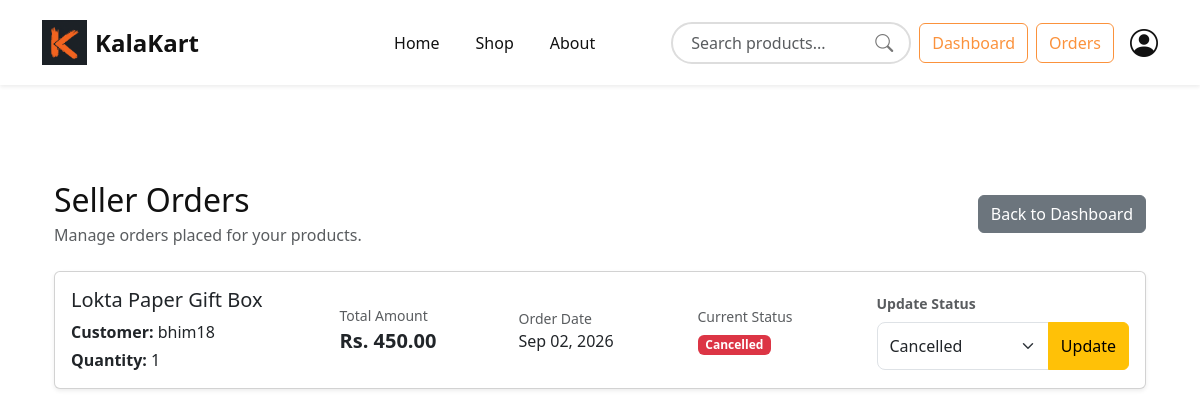
The app's page /orders/seller-orders/ (signed in), older data.
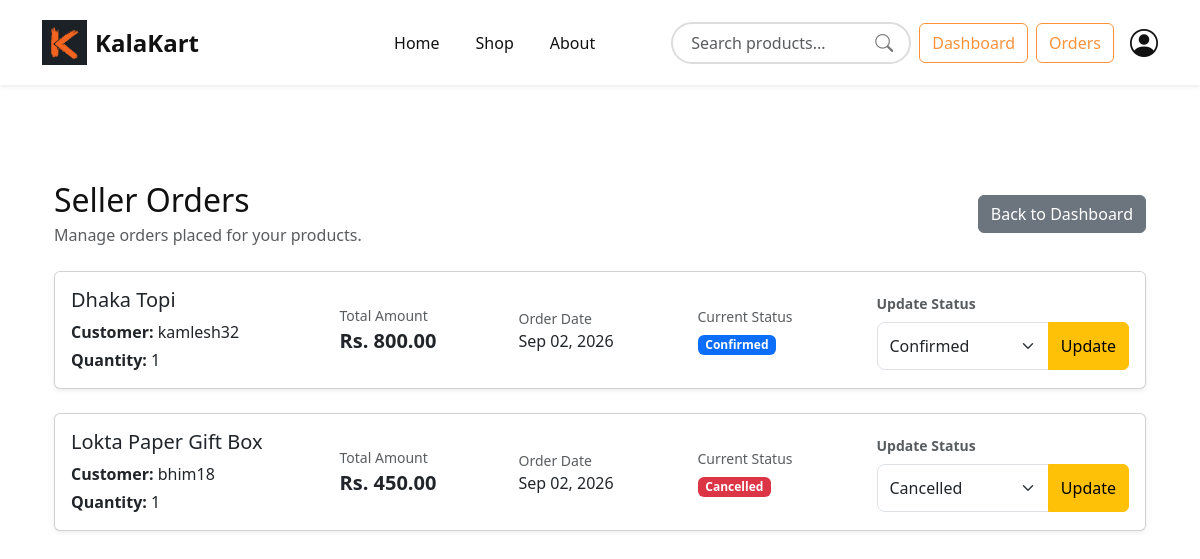
The same page, newer data.
### orders/models.py (models this page shows, shortened)
class Order(models.Model):
    STATUS_CHOICES = (
        ('pending', 'Pending'),
        ('confirmed', 'Confirmed'),
        ('shipped', 'Shipped'),
        ('delivered', 'Delivered'),
        ('cancelled', 'Cancelled'),
    )
    user = models.ForeignKey(
        settings.AUTH_USER_MODEL,
        on_delete=models.CASCADE
    )
    product = models.ForeignKey(
        Product,
        on_delete=models.CASCADE
    )
    quantity = models.PositiveIntegerField(default=1)
    price = models.DecimalField(
        max_digits=10,
        decimal_places=2
    )
    total_price = models.DecimalField(
        max_digits=10,
        decimal_places=2
    )
    status = models.CharField(
        max_length=20,
        choices=STATUS_CHOICES,
        default='pending'
    )
    created_at = models.DateTimeField(
        auto_now_add=True
    )

### products/models.py (models this page shows, shortened)
class Product(models.Model):
    CATEGORY_CHOICES = (
        ('Painting', 'Painting'),
        ('Handicraft', 'Handicraft'),
        ('Jewelry', 'Jewelry'),
        ('Pottery', 'Pottery'),
        ('Wooden Art', 'Wooden Art'),
        ('Traditional Wear', 'Traditional Wear'),
    )
    seller = models.ForeignKey(
        CustomUser,
        on_delete=models.CASCADE
    )
    name = models.CharField(max_length=200)
    category = models.CharField(
        max_length=50,
        choices=CATEGORY_CHOICES
    )
    description = models.TextField()
    price = models.DecimalField(
        max_digits=10,
        decimal_places=2
    )
    stock = models.PositiveIntegerField()
    image = models.ImageField(
        upload_to='products/'
    )
    created_at = models.DateTimeField(auto_now_add=True)

### accounts/models.py (models this page shows, shortened)
class CustomUser(AbstractUser):
    USER_TYPE = (
        ('customer', 'Customer'),
        ('seller', 'Seller'),
    )
    user_type = models.CharField(
        max_length=10,
        choices=USER_TYPE,
        default='customer'
    )
    phone_number = models.CharField(
        max_length=15,
        blank=True,
        null=True
    )
    address = models.TextField(
        blank=True,
        null=True
    )
    profile_image = models.ImageField(
        upload_to='profiles/',
        blank=True,
        null=True
    )

### orders/views.py (the view)
@login_required
def SellerOrdersView(request):
    if request.user.user_type != "seller":
        messages.error(
            request,
            "Only sellers can access this page."
        )
        return redirect("home")
    orders = Order.objects.filter(
        product__seller=request.user
    ).order_by("-created_at")
    context = {
        "orders": orders,
    }
    return render(
        request,
        "orders/seller_orders.html",
        context
    )

### base_app/context_processors.py (called while the page is built)
def cart_count(request):
    if request.user.is_authenticated:
        items = Cart.objects.filter(user=request.user)
        count = sum(item.quantity for item in items)
    else:
        count = 0
    return {
        "cart_count": count
    }

### Template/orders/seller_orders.html (shortened to what the changed rows need)
{% extends 'base.html' %}
{% block content %}
<section class="container py-5">
<div class="d-flex justify-content-between align-items-center mb-4">
    <div>
        <h2 class="mb-1">Seller Orders</h2>
    </div>
</div>
{% if orders %}
    {% for order in orders %}
    <div class="card shadow-sm mb-4">
        <div class="card-body">
            <div class="row align-items-center g-3">
                <div class="col-lg-3 col-md-6">
                    <h5 class="mb-2">
                        {{ order.product.name }}
                    </h5>
                    <p class="mb-1">
                        <strong>Customer:</strong>
                        {{ order.user.username }}
                    </p>
                    <p class="mb-0">
                        <strong>Quantity:</strong>
                        {{ order.quantity }}
                    </p>
                </div>
                <div class="col-lg-2 col-md-6">
                    <small class="text-muted d-block">
                        Total Amount
                    </small>
                    <strong class="fs-5">
                        Rs. {{ order.total_price }}
                    </strong>
                </div>
                <div class="col-lg-2 col-md-6">
                    <small class="text-muted d-block">
                        Order Date
                    </small>
                    <span>
                        {{ order.created_at|date:"M d, Y" }}
                    </span>
                </div>
                <div class="col-lg-2 col-md-6">
                    <small class="text-muted d-block mb-1">
                        Current Status
                    </small>
                    {% if order.status == "pending" %}
                        <span class="badge bg-warning text-dark">
                            Pending
                        </span>
                    {% elif order.status == "confirmed" %}
                        <span class="badge bg-primary">
                            Confirmed
                        </span>
                    {% elif order.status == "shipped" %}
                        <span class="badge bg-info text-dark">
                            Shipped
                        </span>
                    {% elif order.status == "delivered" %}
                        <span class="badge bg-success">
                            Delivered
                        </span>
                    {% elif order.status == "cancelled" %}
                        <span class="badge bg-danger">
                            Cancelled
                        </span>
                    {% endif %}
                </div>
                <div class="col-lg-3 col-md-12">
                    <form
                        method="POST"
                        action="{% url 'update-order-status' order.id %}"
                    >
                        <label class="form-label small text-muted">
                            Update Status
                        </label>
                        <div class="input-group">
                            <select
                                name="status"
                                class="form-select"
                            >
                                <option
                                    value="confirmed"
                                    {% if order.status == "confirmed" %}selected{% endif %}
                                >
                                    Confirmed
                                </option>
                                <option
                                    value="cancelled"
                                    {% if order.status == "cancelled" %}selected{% endif %}
                                >
                                    Cancelled
                                </option>
                            </select>
                            <button
                                type="submit"
                                class="btn btn-warning"
                            >
                                Update
                            </button>
                        </div>
                    </form>
                </div>
            </div>
        </div>
    </div>
    {% endfor %}
{% endif %}
</section>
{% endblock %}

Row changes from the older to the newer data that the page shows:
added Order: product.name "Dhaka Topi", user.username "kamlesh32", quantity "1", total_price "800.00", created_at "Sep 02, 2026", shows "Confirmed", status "Confirmed"
